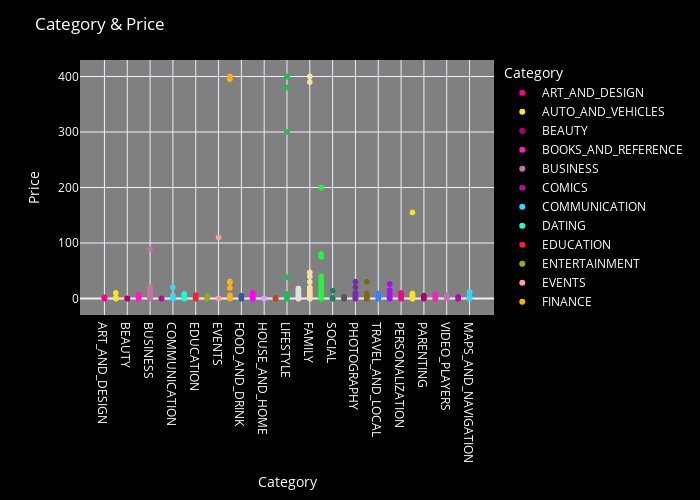

Write notebook code for a chart like this one.
### Markdown cell above
The most Applications are in the family Category , then followed by the Games and Tools..

### Code cell
fig = px.scatter(data, x='Category', y='Price', color='Category', color_discrete_sequence=px.colors.qualitative.Alphabet_r
)
fig.update_layout(
    title='Category & Price',
    width=700, height=500,
    xaxis=dict(title='Category', title_font=dict(color='white'), tickfont=dict(color='white')),
    yaxis=dict(title='Price', title_font=dict(color='white'), tickfont=dict(color='white')),
    plot_bgcolor='grey',
    paper_bgcolor='black',
    legend=dict(title='Category', font=dict(color='white')),
    title_font=dict(color='white')
)
fig.show()

### Figure 1 — Plotly figure (JSON) as saved in the notebook; plotly's stock layout.template omitted (floating-point values rounded to 4 significant figures; data arrays with more than 128 entries replaced by an {"elided": "..."} marker saying what was removed)
{"data": [{"hovertemplate": "Category=%{x}<br>Price=%{y}<extra></extra>", "legendgroup": "ART_AND_DESIGN", "marker": {"color": "#FA0087", "symbol": "circle"}, "mode": "markers", "name": "ART_AND_DESIGN", "showlegend": true, "type": "scattergl", "x": ["ART_AND_DESIGN", "ART_AND_DESIGN", "ART_AND_DESIGN", "ART_AND_DESIGN", "ART_AND_DESIGN", "ART_AND_DESIGN", "ART_AND_DESIGN", "ART_AND_DESIGN", "ART_AND_DESIGN", "ART_AND_DESIGN", "ART_AND_DESIGN", "ART_AND_DESIGN", "ART_AND_DESIGN", "ART_AND_DESIGN", "ART_AND_DESIGN", "ART_AND_DESIGN", "ART_AND_DESIGN", "ART_AND_DESIGN", "ART_AND_DESIGN", "ART_AND_DESIGN", "ART_AND_DESIGN", "ART_AND_DESIGN", "ART_AND_DESIGN", "ART_AND_DESIGN", "ART_AND_DESIGN", "ART_AND_DESIGN", "ART_AND_DESIGN", "ART_AND_DESIGN", "ART_AND_DESIGN", "ART_AND_DESIGN", "ART_AND_DESIGN", "ART_AND_DESIGN", "ART_AND_DESIGN", "ART_AND_DESIGN", "ART_AND_DESIGN", "ART_AND_DESIGN", "ART_AND_DESIGN", "ART_AND_DESIGN", "ART_AND_DESIGN", "ART_AND_DESIGN", "ART_AND_DESIGN", "ART_AND_DESIGN", "ART_AND_DESIGN", "ART_AND_DESIGN", "ART_AND_DESIGN", "ART_AND_DESIGN", "ART_AND_DESIGN", "ART_AND_DESIGN", "ART_AND_DESIGN", "ART_AND_DESIGN", "ART_AND_DESIGN", "ART_AND_DESIGN", "ART_AND_DESIGN", "ART_AND_DESIGN", "ART_AND_DESIGN", "ART_AND_DESIGN", "ART_AND_DESIGN", "ART_AND_DESIGN", "ART_AND_DESIGN", "ART_AND_DESIGN", "ART_AND_DESIGN", "ART_AND_DESIGN", "ART_AND_DESIGN", "ART_AND_DESIGN"], "xaxis": "x", "y": [0, 0, 0, 0, 0, 0, 0, 0, 0, 0, 0, 0, 0, 0, 0, 0, 0, 0, 0, 0, 0, 0, 0, 0, 0, 0, 0, 0, 0, 0, 0, 0, 0, 0, 0, 0, 0, 0, 0, 0, 0, 0, 0, 0, 0, 0, 0, 0, 0, 0, 0, 0, 1.99, 1.99, 1.99, 0, 0, 0, 0, 0, 0, 0, 0, 0], "yaxis": "y"}, {"hovertemplate": "Category=%{x}<br>Price=%{y}<extra></extra>", "legendgroup": "AUTO_AND_VEHICLES", "marker": {"color": "#FBE426", "symbol": "circle"}, "mode": "markers", "name": "AUTO_AND_VEHICLES", "showlegend": true, "type": "scattergl", "x": ["AUTO_AND_VEHICLES", "AUTO_AND_VEHICLES", "AUTO_AND_VEHICLES", "AUTO_AND_VEHICLES", "AUTO_AND_VEHICLES", "AUTO_AND_VEHICLES", "AUTO_AND_VEHICLES", "AUTO_AND_VEHICLES", "AUTO_AND_VEHICLES", "AUTO_AND_VEHICLES", "AUTO_AND_VEHICLES", "AUTO_AND_VEHICLES", "AUTO_AND_VEHICLES", "AUTO_AND_VEHICLES", "AUTO_AND_VEHICLES", "AUTO_AND_VEHICLES", "AUTO_AND_VEHICLES", "AUTO_AND_VEHICLES", "AUTO_AND_VEHICLES", "AUTO_AND_VEHICLES", "AUTO_AND_VEHICLES", "AUTO_AND_VEHICLES", "AUTO_AND_VEHICLES", "AUTO_AND_VEHICLES", "AUTO_AND_VEHICLES", "AUTO_AND_VEHICLES", "AUTO_AND_VEHICLES", "AUTO_AND_VEHICLES", "AUTO_AND_VEHICLES", "AUTO_AND_VEHICLES", "AUTO_AND_VEHICLES", "AUTO_AND_VEHICLES", "AUTO_AND_VEHICLES", "AUTO_AND_VEHICLES", "AUTO_AND_VEHICLES", "AUTO_AND_VEHICLES", "AUTO_AND_VEHICLES", "AUTO_AND_VEHICLES", "AUTO_AND_VEHICLES", "AUTO_AND_VEHICLES", "AUTO_AND_VEHICLES", "AUTO_AND_VEHICLES", "AUTO_AND_VEHICLES", "AUTO_AND_VEHICLES", "AUTO_AND_VEHICLES", "AUTO_AND_VEHICLES", "AUTO_AND_VEHICLES", "AUTO_AND_VEHICLES", "AUTO_AND_VEHICLES", "AUTO_AND_VEHICLES", "AUTO_AND_VEHICLES", "AUTO_AND_VEHICLES", "AUTO_AND_VEHICLES", "AUTO_AND_VEHICLES", "AUTO_AND_VEHICLES", "AUTO_AND_VEHICLES", "AUTO_AND_VEHICLES", "AUTO_AND_VEHICLES", "AUTO_AND_VEHICLES", "AUTO_AND_VEHICLES", "AUTO_AND_VEHICLES", "AUTO_AND_VEHICLES", "AUTO_AND_VEHICLES", "AUTO_AND_VEHICLES", "AUTO_AND_VEHICLES", "AUTO_AND_VEHICLES", "AUTO_AND_VEHICLES", "AUTO_AND_VEHICLES", "AUTO_AND_VEHICLES", "AUTO_AND_VEHICLES", "AUTO_AND_VEHICLES", "AUTO_AND_VEHICLES", "AUTO_AND_VEHICLES", "AUTO_AND_VEHICLES", "AUTO_AND_VEHICLES", "AUTO_AND_VEHICLES", "AUTO_AND_VEHICLES", "AUTO_AND_VEHICLES", "AUTO_AND_VEHICLES", "AUTO_AND_VEHICLES", "AUTO_AND_VEHICLES", "AUTO_AND_VEHICLES", "AUTO_AND_VEHICLES", "AUTO_AND_VEHICLES", "AUTO_AND_VEHICLES"], "xaxis": "x", "y": [0, 0, 0, 0, 0, 0, 0, 0, 0, 0, 0, 0, 0, 0, 0, 0, 0, 0, 0, 0, 0, 0, 0, 0, 0, 0, 0, 0, 0, 0, 0, 0, 0, 0, 0, 0, 0, 0, 0, 0, 0, 0, 0, 0, 0, 0, 0, 0, 0, 0, 1.99, 0, 0, 9.99, 0, 0, 0, 0, 0, 0, 0, 0, 0, 0, 0, 1.49, 0, 0, 0, 0, 0, 0, 0, 0, 0, 0, 0, 0, 0, 0, 0, 0, 0, 0, 0], "yaxis": "y"}, {"hovertemplate": "Category=%{x}<br>Price=%{y}<extra></extra>", "legendgroup": "BEAUTY", "marker": {"color": "#B00068", "symbol": "circle"}, "mode": "markers", "name": "BEAUTY", "showlegend": true, "type": "scattergl", "x": ["BEAUTY", "BEAUTY", "BEAUTY", "BEAUTY", "BEAUTY", "BEAUTY", "BEAUTY", "BEAUTY", "BEAUTY", "BEAUTY", "BEAUTY", "BEAUTY", "BEAUTY", "BEAUTY", "BEAUTY", "BEAUTY", "BEAUTY", "BEAUTY", "BEAUTY", "BEAUTY", "BEAUTY", "BEAUTY", "BEAUTY", "BEAUTY", "BEAUTY", "BEAUTY", "BEAUTY", "BEAUTY", "BEAUTY", "BEAUTY", "BEAUTY", "BEAUTY", "BEAUTY", "BEAUTY", "BEAUTY", "BEAUTY", "BEAUTY", "BEAUTY", "BEAUTY", "BEAUTY", "BEAUTY", "BEAUTY", "BEAUTY", "BEAUTY", "BEAUTY", "BEAUTY", "BEAUTY", "BEAUTY", "BEAUTY", "BEAUTY", "BEAUTY", "BEAUTY", "BEAUTY"], "xaxis": "x", "y": [0, 0, 0, 0, 0, 0, 0, 0, 0, 0, 0, 0, 0, 0, 0, 0, 0, 0, 0, 0, 0, 0, 0, 0, 0, 0, 0, 0, 0, 0, 0, 0, 0, 0, 0, 0, 0, 0, 0, 0, 0, 0, 0, 0, 0, 0, 0, 0, 0, 0, 0, 0, 0], "yaxis": "y"}, {"hovertemplate": "Category=%{x}<br>Price=%{y}<extra></extra>", "legendgroup": "BOOKS_AND_REFERENCE", "marker": {"color": "#FC1CBF", "symbol": "circle"}, "mode": "markers", "name": "BOOKS_AND_REFERENCE", "showlegend": true, "type": "scattergl", "x": {"elided": "230 str values"}, "xaxis": "x", "y": {"elided": "230 float values"}, "yaxis": "y"}, {"hovertemplate": "Category=%{x}<br>Price=%{y}<extra></extra>", "legendgroup": "BUSINESS", "marker": {"color": "#C075A6", "symbol": "circle"}, "mode": "markers", "name": "BUSINESS", "showlegend": true, "type": "scattergl", "x": {"elided": "460 str values"}, "xaxis": "x", "y": {"elided": "460 float values"}, "yaxis": "y"}, {"hovertemplate": "Category=%{x}<br>Price=%{y}<extra></extra>", "legendgroup": "COMICS", "marker": {"color": "#B10DA1", "symbol": "circle"}, "mode": "markers", "name": "COMICS", "showlegend": true, "type": "scattergl", "x": ["COMICS", "COMICS", "COMICS", "COMICS", "COMICS", "COMICS", "COMICS", "COMICS", "COMICS", "COMICS", "COMICS", "COMICS", "COMICS", "COMICS", "COMICS", "COMICS", "COMICS", "COMICS", "COMICS", "COMICS", "COMICS", "COMICS", "COMICS", "COMICS", "COMICS", "COMICS", "COMICS", "COMICS", "COMICS", "COMICS", "COMICS", "COMICS", "COMICS", "COMICS", "COMICS", "COMICS", "COMICS", "COMICS", "COMICS", "COMICS", "COMICS", "COMICS", "COMICS", "COMICS", "COMICS", "COMICS", "COMICS", "COMICS", "COMICS", "COMICS", "COMICS", "COMICS", "COMICS", "COMICS", "COMICS", "COMICS", "COMICS", "COMICS", "COMICS", "COMICS"], "xaxis": "x", "y": [0, 0, 0, 0, 0, 0, 0, 0, 0, 0, 0, 0, 0, 0, 0, 0, 0, 0, 0, 0, 0, 0, 0, 0, 0, 0, 0, 0, 0, 0, 0, 0, 0, 0, 0, 0, 0, 0, 0, 0, 0, 0, 0, 0, 0, 0, 0, 0, 0, 0, 0, 0, 0, 0, 0, 0, 0, 0, 0, 0], "yaxis": "y"}, {"hovertemplate": "Category=%{x}<br>Price=%{y}<extra></extra>", "legendgroup": "COMMUNICATION", "marker": {"color": "#2ED9FF", "symbol": "circle"}, "mode": "markers", "name": "COMMUNICATION", "showlegend": true, "type": "scattergl", "x": {"elided": "387 str values"}, "xaxis": "x", "y": {"elided": "387 float values"}, "yaxis": "y"}, {"hovertemplate": "Category=%{x}<br>Price=%{y}<extra></extra>", "legendgroup": "DATING", "marker": {"color": "#1CFFCE", "symbol": "circle"}, "mode": "markers", "name": "DATING", "showlegend": true, "type": "scattergl", "x": {"elided": "234 str values"}, "xaxis": "x", "y": {"elided": "234 float values"}, "yaxis": "y"}, {"hovertemplate": "Category=%{x}<br>Price=%{y}<extra></extra>", "legendgroup": "EDUCATION", "marker": {"color": "#F6222E", "symbol": "circle"}, "mode": "markers", "name": "EDUCATION", "showlegend": true, "type": "scattergl", "x": {"elided": "156 str values"}, "xaxis": "x", "y": {"elided": "156 float values"}, "yaxis": "y"}, {"hovertemplate": "Category=%{x}<br>Price=%{y}<extra></extra>", "legendgroup": "ENTERTAINMENT", "marker": {"color": "#90AD1C", "symbol": "circle"}, "mode": "markers", "name": "ENTERTAINMENT", "showlegend": true, "type": "scattergl", "x": {"elided": "149 str values"}, "xaxis": "x", "y": {"elided": "149 float values"}, "yaxis": "y"}, {"hovertemplate": "Category=%{x}<br>Price=%{y}<extra></extra>", "legendgroup": "EVENTS", "marker": {"color": "#F8A19F", "symbol": "circle"}, "mode": "markers", "name": "EVENTS", "showlegend": true, "type": "scattergl", "x": ["EVENTS", "EVENTS", "EVENTS", "EVENTS", "EVENTS", "EVENTS", "EVENTS", "EVENTS", "EVENTS", "EVENTS", "EVENTS", "EVENTS", "EVENTS", "EVENTS", "EVENTS", "EVENTS", "EVENTS", "EVENTS", "EVENTS", "EVENTS", "EVENTS", "EVENTS", "EVENTS", "EVENTS", "EVENTS", "EVENTS", "EVENTS", "EVENTS", "EVENTS", "EVENTS", "EVENTS", "EVENTS", "EVENTS", "EVENTS", "EVENTS", "EVENTS", "EVENTS", "EVENTS", "EVENTS", "EVENTS", "EVENTS", "EVENTS", "EVENTS", "EVENTS", "EVENTS", "EVENTS", "EVENTS", "EVENTS", "EVENTS", "EVENTS", "EVENTS", "EVENTS", "EVENTS", "EVENTS", "EVENTS", "EVENTS", "EVENTS", "EVENTS", "EVENTS", "EVENTS", "EVENTS", "EVENTS", "EVENTS", "EVENTS"], "xaxis": "x", "y": [0, 0, 0, 0, 0, 0, 0, 0, 0, 0, 0, 0, 0, 0, 0, 0, 0, 0, 0, 0, 0, 0, 0, 0, 0, 0, 0, 0, 0, 0, 0, 0, 0, 0, 0, 0, 0, 0, 0, 0, 0, 0, 0, 0, 0, 0, 0, 0, 0, 0, 110.0, 0, 0, 0, 0, 0, 0, 0, 0, 0, 0, 0, 0, 0], "yaxis": "y"}, {"hovertemplate": "Category=%{x}<br>Price=%{y}<extra></extra>", "legendgroup": "FINANCE", "marker": {"color": "#FEAF16", "symbol": "circle"}, "mode": "markers", "name": "FINANCE", "showlegend": true, "type": "scattergl", "x": {"elided": "366 str values"}, "xaxis": "x", "y": {"elided": "366 float values"}, "yaxis": "y"}, {"hovertemplate": "Category=%{x}<br>Price=%{y}<extra></extra>", "legendgroup": "FOOD_AND_DRINK", "marker": {"color": "#325A9B", "symbol": "circle"}, "mode": "markers", "name": "FOOD_AND_DRINK", "showlegend": true, "type": "scattergl", "x": ["FOOD_AND_DRINK", "FOOD_AND_DRINK", "FOOD_AND_DRINK", "FOOD_AND_DRINK", "FOOD_AND_DRINK", "FOOD_AND_DRINK", "FOOD_AND_DRINK", "FOOD_AND_DRINK", "FOOD_AND_DRINK", "FOOD_AND_DRINK", "FOOD_AND_DRINK", "FOOD_AND_DRINK", "FOOD_AND_DRINK", "FOOD_AND_DRINK", "FOOD_AND_DRINK", "FOOD_AND_DRINK", "FOOD_AND_DRINK", "FOOD_AND_DRINK", "FOOD_AND_DRINK", "FOOD_AND_DRINK", "FOOD_AND_DRINK", "FOOD_AND_DRINK", "FOOD_AND_DRINK", "FOOD_AND_DRINK", "FOOD_AND_DRINK", "FOOD_AND_DRINK", "FOOD_AND_DRINK", "FOOD_AND_DRINK", "FOOD_AND_DRINK", "FOOD_AND_DRINK", "FOOD_AND_DRINK", "FOOD_AND_DRINK", "FOOD_AND_DRINK", "FOOD_AND_DRINK", "FOOD_AND_DRINK", "FOOD_AND_DRINK", "FOOD_AND_DRINK", "FOOD_AND_DRINK", "FOOD_AND_DRINK", "FOOD_AND_DRINK", "FOOD_AND_DRINK", "FOOD_AND_DRINK", "FOOD_AND_DRINK", "FOOD_AND_DRINK", "FOOD_AND_DRINK", "FOOD_AND_DRINK", "FOOD_AND_DRINK", "FOOD_AND_DRINK", "FOOD_AND_DRINK", "FOOD_AND_DRINK", "FOOD_AND_DRINK", "FOOD_AND_DRINK", "FOOD_AND_DRINK", "FOOD_AND_DRINK", "FOOD_AND_DRINK", "FOOD_AND_DRINK", "FOOD_AND_DRINK", "FOOD_AND_DRINK", "FOOD_AND_DRINK", "FOOD_AND_DRINK", "FOOD_AND_DRINK", "FOOD_AND_DRINK", "FOOD_AND_DRINK", "FOOD_AND_DRINK", "FOOD_AND_DRINK", "FOOD_AND_DRINK", "FOOD_AND_DRINK", "FOOD_AND_DRINK", "FOOD_AND_DRINK", "FOOD_AND_DRINK", "FOOD_AND_DRINK", "FOOD_AND_DRINK", "FOOD_AND_DRINK", "FOOD_AND_DRINK", "FOOD_AND_DRINK", "FOOD_AND_DRINK", "FOOD_AND_DRINK", "FOOD_AND_DRINK", "FOOD_AND_DRINK", "FOOD_AND_DRINK", "FOOD_AND_DRINK", "FOOD_AND_DRINK", "FOOD_AND_DRINK", "FOOD_AND_DRINK", "FOOD_AND_DRINK", "FOOD_AND_DRINK", "FOOD_AND_DRINK", "FOOD_AND_DRINK", "FOOD_AND_DRINK", "FOOD_AND_DRINK", "FOOD_AND_DRINK", "FOOD_AND_DRINK", "FOOD_AND_DRINK", "FOOD_AND_DRINK", "FOOD_AND_DRINK", "FOOD_AND_DRINK", "FOOD_AND_DRINK", "FOOD_AND_DRINK", "FOOD_AND_DRINK", "FOOD_AND_DRINK", "FOOD_AND_DRINK", "FOOD_AND_DRINK", "FOOD_AND_DRINK", "FOOD_AND_DRINK", "FOOD_AND_DRINK", "FOOD_AND_DRINK", "FOOD_AND_DRINK", "FOOD_AND_DRINK", "FOOD_AND_DRINK", "FOOD_AND_DRINK", "FOOD_AND_DRINK", "FOOD_AND_DRINK", "FOOD_AND_DRINK", "FOOD_AND_DRINK", "FOOD_AND_DRINK", "FOOD_AND_DRINK", "FOOD_AND_DRINK", "FOOD_AND_DRINK", "FOOD_AND_DRINK", "FOOD_AND_DRINK", "FOOD_AND_DRINK", "FOOD_AND_DRINK", "FOOD_AND_DRINK", "FOOD_AND_DRINK", "FOOD_AND_DRINK", "FOOD_AND_DRINK", "FOOD_AND_DRINK"], "xaxis": "x", "y": [0, 0, 0, 0, 0, 0, 0, 0, 0, 0, 0, 0, 0, 0, 0, 0, 0, 0, 0, 0, 0, 0, 0, 0, 0, 0, 0, 0, 0, 0, 0, 0, 0, 0, 0, 0, 0, 0, 0, 0, 0, 0, 0, 0, 0, 0, 0, 0, 0, 0, 0, 3.49, 4.99, 0, 0, 0, 0, 0, 0, 0, 0, 0, 0, 0, 0, 0, 0, 0, 0, 0, 0, 0, 0, 0, 0, 0, 0, 0, 0, 0, 0, 0, 0, 0, 0, 0, 0, 0, 0, 0, 0, 0, 0, 0, 0, 0, 0, 0, 0, 0, 0, 0, 0, 0, 0, 0, 0, 0, 0, 0, 0, 0, 0, 0, 0, 0, 0, 0, 0, 0, 0, 0, 0, 0, 0, 0, 0], "yaxis": "y"}, {"hovertemplate": "Category=%{x}<br>Price=%{y}<extra></extra>", "legendgroup": "HEALTH_AND_FITNESS", "marker": {"color": "#FE00FA", "symbol": "circle"}, "mode": "markers", "name": "HEALTH_AND_FITNESS", "showlegend": true, "type": "scattergl", "x": {"elided": "341 str values"}, "xaxis": "x", "y": {"elided": "341 float values"}, "yaxis": "y"}, {"hovertemplate": "Category=%{x}<br>Price=%{y}<extra></extra>", "legendgroup": "HOUSE_AND_HOME", "marker": {"color": "#DEA0FD", "symbol": "circle"}, "mode": "markers", "name": "HOUSE_AND_HOME", "showlegend": true, "type": "scattergl", "x": ["HOUSE_AND_HOME", "HOUSE_AND_HOME", "HOUSE_AND_HOME", "HOUSE_AND_HOME", "HOUSE_AND_HOME", "HOUSE_AND_HOME", "HOUSE_AND_HOME", "HOUSE_AND_HOME", "HOUSE_AND_HOME", "HOUSE_AND_HOME", "HOUSE_AND_HOME", "HOUSE_AND_HOME", "HOUSE_AND_HOME", "HOUSE_AND_HOME", "HOUSE_AND_HOME", "HOUSE_AND_HOME", "HOUSE_AND_HOME", "HOUSE_AND_HOME", "HOUSE_AND_HOME", "HOUSE_AND_HOME", "HOUSE_AND_HOME", "HOUSE_AND_HOME", "HOUSE_AND_HOME", "HOUSE_AND_HOME", "HOUSE_AND_HOME", "HOUSE_AND_HOME", "HOUSE_AND_HOME", "HOUSE_AND_HOME", "HOUSE_AND_HOME", "HOUSE_AND_HOME", "HOUSE_AND_HOME", "HOUSE_AND_HOME", "HOUSE_AND_HOME", "HOUSE_AND_HOME", "HOUSE_AND_HOME", "HOUSE_AND_HOME", "HOUSE_AND_HOME", "HOUSE_AND_HOME", "HOUSE_AND_HOME", "HOUSE_AND_HOME", "HOUSE_AND_HOME", "HOUSE_AND_HOME", "HOUSE_AND_HOME", "HOUSE_AND_HOME", "HOUSE_AND_HOME", "HOUSE_AND_HOME", "HOUSE_AND_HOME", "HOUSE_AND_HOME", "HOUSE_AND_HOME", "HOUSE_AND_HOME", "HOUSE_AND_HOME", "HOUSE_AND_HOME", "HOUSE_AND_HOME", "HOUSE_AND_HOME", "HOUSE_AND_HOME", "HOUSE_AND_HOME", "HOUSE_AND_HOME", "HOUSE_AND_HOME", "HOUSE_AND_HOME", "HOUSE_AND_HOME", "HOUSE_AND_HOME", "HOUSE_AND_HOME", "HOUSE_AND_HOME", "HOUSE_AND_HOME", "HOUSE_AND_HOME", "HOUSE_AND_HOME", "HOUSE_AND_HOME", "HOUSE_AND_HOME", "HOUSE_AND_HOME", "HOUSE_AND_HOME", "HOUSE_AND_HOME", "HOUSE_AND_HOME", "HOUSE_AND_HOME", "HOUSE_AND_HOME", "HOUSE_AND_HOME", "HOUSE_AND_HOME", "HOUSE_AND_HOME", "HOUSE_AND_HOME", "HOUSE_AND_HOME", "HOUSE_AND_HOME", "HOUSE_AND_HOME", "HOUSE_AND_HOME", "HOUSE_AND_HOME", "HOUSE_AND_HOME", "HOUSE_AND_HOME", "HOUSE_AND_HOME", "HOUSE_AND_HOME", "HOUSE_AND_HOME"], "xaxis": "x", "y": [0, 0, 0, 0, 0, 0, 0, 0, 0, 0, 0, 0, 0, 0, 0, 0, 0, 0, 0, 0, 0, 0, 0, 0, 0, 0, 0, 0, 0, 0, 0, 0, 0, 0, 0, 0, 0, 0, 0, 0, 0, 0, 0, 0, 0, 0, 0, 0, 0, 0, 0, 0, 0, 0, 0, 0, 0, 0, 0, 0, 0, 0, 0, 0, 0, 0, 0, 0, 0, 0, 0, 0, 0, 0, 0, 0, 0, 0, 0, 0, 0, 0, 0, 0, 0, 0, 0, 0], "yaxis": "y"}, {"hovertemplate": "Category=%{x}<br>Price=%{y}<extra></extra>", "legendgroup": "LIBRARIES_AND_DEMO", "marker": {"color": "#C4451C", "symbol": "circle"}, "mode": "markers", "name": "LIBRARIES_AND_DEMO", "showlegend": true, "type": "scattergl", "x": ["LIBRARIES_AND_DEMO", "LIBRARIES_AND_DEMO", "LIBRARIES_AND_DEMO", "LIBRARIES_AND_DEMO", "LIBRARIES_AND_DEMO", "LIBRARIES_AND_DEMO", "LIBRARIES_AND_DEMO", "LIBRARIES_AND_DEMO", "LIBRARIES_AND_DEMO", "LIBRARIES_AND_DEMO", "LIBRARIES_AND_DEMO", "LIBRARIES_AND_DEMO", "LIBRARIES_AND_DEMO", "LIBRARIES_AND_DEMO", "LIBRARIES_AND_DEMO", "LIBRARIES_AND_DEMO", "LIBRARIES_AND_DEMO", "LIBRARIES_AND_DEMO", "LIBRARIES_AND_DEMO", "LIBRARIES_AND_DEMO", "LIBRARIES_AND_DEMO", "LIBRARIES_AND_DEMO", "LIBRARIES_AND_DEMO", "LIBRARIES_AND_DEMO", "LIBRARIES_AND_DEMO", "LIBRARIES_AND_DEMO", "LIBRARIES_AND_DEMO", "LIBRARIES_AND_DEMO", "LIBRARIES_AND_DEMO", "LIBRARIES_AND_DEMO", "LIBRARIES_AND_DEMO", "LIBRARIES_AND_DEMO", "LIBRARIES_AND_DEMO", "LIBRARIES_AND_DEMO", "LIBRARIES_AND_DEMO", "LIBRARIES_AND_DEMO", "LIBRARIES_AND_DEMO", "LIBRARIES_AND_DEMO", "LIBRARIES_AND_DEMO", "LIBRARIES_AND_DEMO", "LIBRARIES_AND_DEMO", "LIBRARIES_AND_DEMO", "LIBRARIES_AND_DEMO", "LIBRARIES_AND_DEMO", "LIBRARIES_AND_DEMO", "LIBRARIES_AND_DEMO", "LIBRARIES_AND_DEMO", "LIBRARIES_AND_DEMO", "LIBRARIES_AND_DEMO", "LIBRARIES_AND_DEMO", "LIBRARIES_AND_DEMO", "LIBRARIES_AND_DEMO", "LIBRARIES_AND_DEMO", "LIBRARIES_AND_DEMO", "LIBRARIES_AND_DEMO", "LIBRARIES_AND_DEMO", "LIBRARIES_AND_DEMO", "LIBRARIES_AND_DEMO", "LIBRARIES_AND_DEMO", "LIBRARIES_AND_DEMO", "LIBRARIES_AND_DEMO", "LIBRARIES_AND_DEMO", "LIBRARIES_AND_DEMO", "LIBRARIES_AND_DEMO", "LIBRARIES_AND_DEMO", "LIBRARIES_AND_DEMO", "LIBRARIES_AND_DEMO", "LIBRARIES_AND_DEMO", "LIBRARIES_AND_DEMO", "LIBRARIES_AND_DEMO", "LIBRARIES_AND_DEMO", "LIBRARIES_AND_DEMO", "LIBRARIES_AND_DEMO", "LIBRARIES_AND_DEMO", "LIBRARIES_AND_DEMO", "LIBRARIES_AND_DEMO", "LIBRARIES_AND_DEMO", "LIBRARIES_AND_DEMO", "LIBRARIES_AND_DEMO", "LIBRARIES_AND_DEMO", "LIBRARIES_AND_DEMO", "LIBRARIES_AND_DEMO", "LIBRARIES_AND_DEMO", "LIBRARIES_AND_DEMO"], "xaxis": "x", "y": [0, 0, 0, 0, 0, 0, 0, 0, 0, 0, 0, 0, 0, 0, 0, 0, 0, 0, 0, 0, 0, 0, 0, 0, 0, 0, 0, 0, 0, 0, 0, 0, 0, 0, 0, 0, 0, 0, 0, 0, 0, 0, 0, 0, 0, 0, 0, 0, 0, 0, 0, 0, 0, 0, 0, 0, 0, 0, 0, 0, 0, 0, 0, 0, 0, 0, 0, 0, 0, 0, 0, 0.99, 0, 0, 0, 0, 0, 0, 0, 0, 0, 0, 0, 0], "yaxis": "y"}, {"hovertemplate": "Category=%{x}<br>Price=%{y}<extra></extra>", "legendgroup": "LIFESTYLE", "marker": {"color": "#1CBE4F", "symbol": "circle"}, "mode": "markers", "name": "LIFESTYLE", "showlegend": true, "type": "scattergl", "x": {"elided": "382 str values"}, "xaxis": "x", "y": {"elided": "382 float values"}, "yaxis": "y"}, {"hovertemplate": "Category=%{x}<br>Price=%{y}<extra></extra>", "legendgroup": "GAME", "marker": {"color": "#E2E2E2", "symbol": "circle"}, "mode": "markers", "name": "GAME", "showlegend": true, "type": "scattergl", "x": {"elided": "1144 str values"}, "xaxis": "x", "y": {"elided": "1144 float values"}, "yaxis": "y"}, {"hovertemplate": "Category=%{x}<br>Price=%{y}<extra></extra>", "legendgroup": "FAMILY", "marker": {"color": "#F7E1A0", "symbol": "circle"}, "mode": "markers", "name": "FAMILY", "showlegend": true, "type": "scattergl", "x": {"elided": "1968 str values"}, "xaxis": "x", "y": {"elided": "1968 float values"}, "yaxis": "y"}, {"hovertemplate": "Category=%{x}<br>Price=%{y}<extra></extra>", "legendgroup": "MEDICAL", "marker": {"color": "#16FF32", "symbol": "circle"}, "mode": "markers", "name": "MEDICAL", "showlegend": true, "type": "scattergl", "x": {"elided": "463 str values"}, "xaxis": "x", "y": {"elided": "463 float values"}, "yaxis": "y"}, {"hovertemplate": "Category=%{x}<br>Price=%{y}<extra></extra>", "legendgroup": "SOCIAL", "marker": {"color": "#1C8356", "symbol": "circle"}, "mode": "markers", "name": "SOCIAL", "showlegend": true, "type": "scattergl", "x": {"elided": "295 str values"}, "xaxis": "x", "y": {"elided": "295 float values"}, "yaxis": "y"}, {"hovertemplate": "Category=%{x}<br>Price=%{y}<extra></extra>", "legendgroup": "SHOPPING", "marker": {"color": "#565656", "symbol": "circle"}, "mode": "markers", "name": "SHOPPING", "showlegend": true, "type": "scattergl", "x": {"elided": "260 str values"}, "xaxis": "x", "y": {"elided": "260 float values"}, "yaxis": "y"}, {"hovertemplate": "Category=%{x}<br>Price=%{y}<extra></extra>", "legendgroup": "PHOTOGRAPHY", "marker": {"color": "#782AB6", "symbol": "circle"}, "mode": "markers", "name": "PHOTOGRAPHY", "showlegend": true, "type": "scattergl", "x": {"elided": "335 str values"}, "xaxis": "x", "y": {"elided": "335 float values"}, "yaxis": "y"}, {"hovertemplate": "Category=%{x}<br>Price=%{y}<extra></extra>", "legendgroup": "SPORTS", "marker": {"color": "#85660D", "symbol": "circle"}, "mode": "markers", "name": "SPORTS", "showlegend": true, "type": "scattergl", "x": {"elided": "384 str values"}, "xaxis": "x", "y": {"elided": "384 float values"}, "yaxis": "y"}, {"hovertemplate": "Category=%{x}<br>Price=%{y}<extra></extra>", "legendgroup": "TRAVEL_AND_LOCAL", "marker": {"color": "#3283FE", "symbol": "circle"}, "mode": "markers", "name": "TRAVEL_AND_LOCAL", "showlegend": true, "type": "scattergl", "x": {"elided": "258 str values"}, "xaxis": "x", "y": {"elided": "258 float values"}, "yaxis": "y"}, {"hovertemplate": "Category=%{x}<br>Price=%{y}<extra></extra>", "legendgroup": "TOOLS", "marker": {"color": "#AA0DFE", "symbol": "circle"}, "mode": "markers", "name": "TOOLS", "showlegend": true, "type": "scattergl", "x": {"elided": "841 str values"}, "xaxis": "x", "y": {"elided": "841 float values"}, "yaxis": "y"}, {"hovertemplate": "Category=%{x}<br>Price=%{y}<extra></extra>", "legendgroup": "PERSONALIZATION", "marker": {"color": "#FA0087", "symbol": "circle"}, "mode": "markers", "name": "PERSONALIZATION", "showlegend": true, "type": "scattergl", "x": {"elided": "390 str values"}, "xaxis": "x", "y": {"elided": "390 float values"}, "yaxis": "y"}, {"hovertemplate": "Category=%{x}<br>Price=%{y}<extra></extra>", "legendgroup": "PRODUCTIVITY", "marker": {"color": "#FBE426", "symbol": "circle"}, "mode": "markers", "name": "PRODUCTIVITY", "showlegend": true, "type": "scattergl", "x": {"elided": "424 str values"}, "xaxis": "x", "y": {"elided": "424 float values"}, "yaxis": "y"}, {"hovertemplate": "Category=%{x}<br>Price=%{y}<extra></extra>", "legendgroup": "PARENTING", "marker": {"color": "#B00068", "symbol": "circle"}, "mode": "markers", "name": "PARENTING", "showlegend": true, "type": "scattergl", "x": ["PARENTING", "PARENTING", "PARENTING", "PARENTING", "PARENTING", "PARENTING", "PARENTING", "PARENTING", "PARENTING", "PARENTING", "PARENTING", "PARENTING", "PARENTING", "PARENTING", "PARENTING", "PARENTING", "PARENTING", "PARENTING", "PARENTING", "PARENTING", "PARENTING", "PARENTING", "PARENTING", "PARENTING", "PARENTING", "PARENTING", "PARENTING", "PARENTING", "PARENTING", "PARENTING", "PARENTING", "PARENTING", "PARENTING", "PARENTING", "PARENTING", "PARENTING", "PARENTING", "PARENTING", "PARENTING", "PARENTING", "PARENTING", "PARENTING", "PARENTING", "PARENTING", "PARENTING", "PARENTING", "PARENTING", "PARENTING", "PARENTING", "PARENTING", "PARENTING", "PARENTING", "PARENTING", "PARENTING", "PARENTING", "PARENTING", "PARENTING", "PARENTING", "PARENTING", "PARENTING"], "xaxis": "x", "y": [0, 0, 0, 0, 0, 0, 0, 0, 0, 0, 0, 0, 0, 0, 0, 0, 0, 0, 0, 0, 0, 0, 0, 0, 0, 0, 0, 0, 0, 0, 0, 0, 0, 0, 0, 0, 0, 0, 0, 0, 0, 0, 0, 0, 0, 0, 0, 0, 0, 0, 0, 0, 0, 4.99, 0, 0, 0, 4.59, 0, 0], "yaxis": "y"}, {"hovertemplate": "Category=%{x}<br>Price=%{y}<extra></extra>", "legendgroup": "WEATHER", "marker": {"color": "#FC1CBF", "symbol": "circle"}, "mode": "markers", "name": "WEATHER", "showlegend": true, "type": "scattergl", "x": ["WEATHER", "WEATHER", "WEATHER", "WEATHER", "WEATHER", "WEATHER", "WEATHER", "WEATHER", "WEATHER", "WEATHER", "WEATHER", "WEATHER", "WEATHER", "WEATHER", "WEATHER", "WEATHER", "WEATHER", "WEATHER", "WEATHER", "WEATHER", "WEATHER", "WEATHER", "WEATHER", "WEATHER", "WEATHER", "WEATHER", "WEATHER", "WEATHER", "WEATHER", "WEATHER", "WEATHER", "WEATHER", "WEATHER", "WEATHER", "WEATHER", "WEATHER", "WEATHER", "WEATHER", "WEATHER", "WEATHER", "WEATHER", "WEATHER", "WEATHER", "WEATHER", "WEATHER", "WEATHER", "WEATHER", "WEATHER", "WEATHER", "WEATHER", "WEATHER", "WEATHER", "WEATHER", "WEATHER", "WEATHER", "WEATHER", "WEATHER", "WEATHER", "WEATHER", "WEATHER", "WEATHER", "WEATHER", "WEATHER", "WEATHER", "WEATHER", "WEATHER", "WEATHER", "WEATHER", "WEATHER", "WEATHER", "WEATHER", "WEATHER", "WEATHER", "WEATHER", "WEATHER", "WEATHER", "WEATHER", "WEATHER", "WEATHER", "WEATHER", "WEATHER", "WEATHER"], "xaxis": "x", "y": [0, 0, 0, 0, 0, 0, 0, 0, 0, 0, 0, 0, 0, 0, 0, 0, 0, 0, 0, 0, 0, 0, 0, 0, 0, 0, 0, 0, 0, 0, 0, 0, 4.49, 0, 0, 0, 0, 0, 0, 0, 5.99, 1.99, 0, 0, 2.99, 2.99, 0, 0, 0, 0, 0, 0, 0, 0, 0, 0, 0, 2.99, 0, 0, 0, 0, 0, 0, 0, 3.99, 0, 0, 0, 0, 0, 0, 0, 0, 0, 0, 6.99, 0, 0, 0, 0, 0], "yaxis": "y"}, {"hovertemplate": "Category=%{x}<br>Price=%{y}<extra></extra>", "legendgroup": "VIDEO_PLAYERS", "marker": {"color": "#C075A6", "symbol": "circle"}, "mode": "markers", "name": "VIDEO_PLAYERS", "showlegend": true, "type": "scattergl", "x": {"elided": "175 str values"}, "xaxis": "x", "y": {"elided": "175 float values"}, "yaxis": "y"}, {"hovertemplate": "Category=%{x}<br>Price=%{y}<extra></extra>", "legendgroup": "NEWS_AND_MAGAZINES", "marker": {"color": "#B10DA1", "symbol": "circle"}, "mode": "markers", "name": "NEWS_AND_MAGAZINES", "showlegend": true, "type": "scattergl", "x": {"elided": "283 str values"}, "xaxis": "x", "y": {"elided": "283 float values"}, "yaxis": "y"}, {"hovertemplate": "Category=%{x}<br>Price=%{y}<extra></extra>", "legendgroup": "MAPS_AND_NAVIGATION", "marker": {"color": "#2ED9FF", "symbol": "circle"}, "mode": "markers", "name": "MAPS_AND_NAVIGATION", "showlegend": true, "type": "scattergl", "x": {"elided": "137 str values"}, "xaxis": "x", "y": {"elided": "137 float values"}, "yaxis": "y"}], "layout": {"height": 500, "legend": {"font": {"color": "white"}, "title": {"text": "Category"}, "tracegroupgap": 0}, "margin": {"t": 60}, "paper_bgcolor": "black", "plot_bgcolor": "grey", "title": {"font": {"color": "white"}, "text": "Category & Price"}, "width": 700, "xaxis": {"anchor": "y", "categoryarray": ["ART_AND_DESIGN", "AUTO_AND_VEHICLES", "BEAUTY", "BOOKS_AND_REFERENCE", "BUSINESS", "COMICS", "COMMUNICATION", "DATING", "EDUCATION", "ENTERTAINMENT", "EVENTS", "FINANCE", "FOOD_AND_DRINK", "HEALTH_AND_FITNESS", "HOUSE_AND_HOME", "LIBRARIES_AND_DEMO", "LIFESTYLE", "GAME", "FAMILY", "MEDICAL", "SOCIAL", "SHOPPING", "PHOTOGRAPHY", "SPORTS", "TRAVEL_AND_LOCAL", "TOOLS", "PERSONALIZATION", "PRODUCTIVITY", "PARENTING", "WEATHER", "VIDEO_PLAYERS", "NEWS_AND_MAGAZINES", "MAPS_AND_NAVIGATION"], "categoryorder": "array", "domain": [0, 1], "tickfont": {"color": "white"}, "title": {"font": {"color": "white"}, "text": "Category"}}, "yaxis": {"anchor": "x", "domain": [0, 1], "tickfont": {"color": "white"}, "title": {"font": {"color": "white"}, "text": "Price"}}}}
